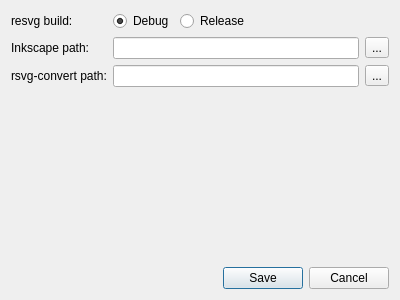
<?xml version="1.0" encoding="UTF-8"?>
<ui version="4.0">
 <class>SettingsDialog</class>
 <widget class="QDialog" name="SettingsDialog">
  <property name="geometry">
   <rect>
    <x>0</x>
    <y>0</y>
    <width>400</width>
    <height>300</height>
   </rect>
  </property>
  <property name="windowTitle">
   <string>Dialog</string>
  </property>
  <layout class="QVBoxLayout" name="verticalLayout">
   <item>
    <layout class="QGridLayout" name="gridLayout">
     <item row="1" column="0">
      <widget class="QLabel" name="label_3">
       <property name="text">
        <string>Inkscape path:</string>
       </property>
      </widget>
     </item>
     <item row="1" column="1">
      <widget class="QLineEdit" name="lineEditInkscape"/>
     </item>
     <item row="2" column="2">
      <widget class="QToolButton" name="btnSelectRsvg">
       <property name="text">
        <string>...</string>
       </property>
      </widget>
     </item>
     <item row="1" column="2">
      <widget class="QToolButton" name="btnSelectInkscape">
       <property name="text">
        <string>...</string>
       </property>
      </widget>
     </item>
     <item row="0" column="0">
      <widget class="QLabel" name="label_2">
       <property name="text">
        <string>resvg build:</string>
       </property>
      </widget>
     </item>
     <item row="2" column="0">
      <widget class="QLabel" name="label_4">
       <property name="text">
        <string>rsvg-convert path:</string>
       </property>
      </widget>
     </item>
     <item row="2" column="1">
      <widget class="QLineEdit" name="lineEditRsvg"/>
     </item>
     <item row="0" column="1" colspan="2">
      <layout class="QHBoxLayout" name="horizontalLayout">
       <item>
        <widget class="QRadioButton" name="rBtnDebug">
         <property name="text">
          <string>Debug</string>
         </property>
         <property name="checked">
          <bool>true</bool>
         </property>
        </widget>
       </item>
       <item>
        <widget class="QRadioButton" name="rBtnRelease">
         <property name="sizePolicy">
          <sizepolicy hsizetype="Expanding" vsizetype="Fixed">
           <horstretch>0</horstretch>
           <verstretch>0</verstretch>
          </sizepolicy>
         </property>
         <property name="text">
          <string>Release</string>
         </property>
        </widget>
       </item>
      </layout>
     </item>
    </layout>
   </item>
   <item>
    <spacer name="verticalSpacer">
     <property name="orientation">
      <enum>Qt::Vertical</enum>
     </property>
     <property name="sizeHint" stdset="0">
      <size>
       <width>20</width>
       <height>20</height>
      </size>
     </property>
    </spacer>
   </item>
   <item>
    <widget class="QDialogButtonBox" name="buttonBox">
     <property name="orientation">
      <enum>Qt::Horizontal</enum>
     </property>
     <property name="standardButtons">
      <set>QDialogButtonBox::Cancel|QDialogButtonBox::Save</set>
     </property>
    </widget>
   </item>
  </layout>
 </widget>
 <resources/>
 <connections>
  <connection>
   <sender>buttonBox</sender>
   <signal>accepted()</signal>
   <receiver>SettingsDialog</receiver>
   <slot>accept()</slot>
   <hints>
    <hint type="sourcelabel">
     <x>248</x>
     <y>254</y>
    </hint>
    <hint type="destinationlabel">
     <x>157</x>
     <y>274</y>
    </hint>
   </hints>
  </connection>
  <connection>
   <sender>buttonBox</sender>
   <signal>rejected()</signal>
   <receiver>SettingsDialog</receiver>
   <slot>reject()</slot>
   <hints>
    <hint type="sourcelabel">
     <x>316</x>
     <y>260</y>
    </hint>
    <hint type="destinationlabel">
     <x>286</x>
     <y>274</y>
    </hint>
   </hints>
  </connection>
 </connections>
</ui>
